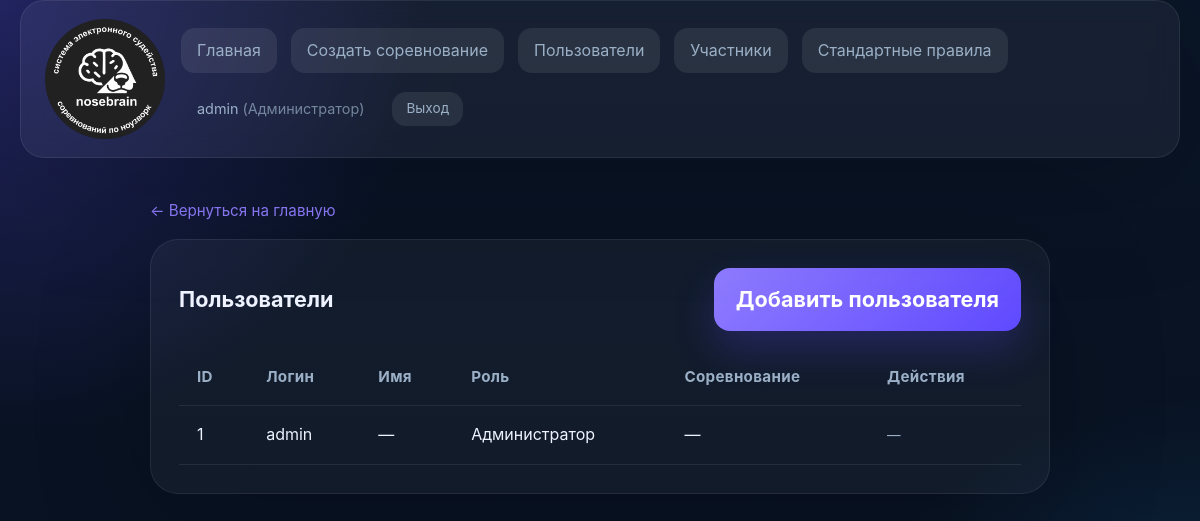
/users.php (signed in), run on the app's committed database.
### tables this page shows
CREATE TABLE users (
                id INTEGER PRIMARY KEY AUTOINCREMENT,
                username TEXT NOT NULL UNIQUE,
                password_hash TEXT NOT NULL,
                role TEXT NOT NULL,
                competition_id INTEGER,
                display_name TEXT,
                FOREIGN KEY (competition_id) REFERENCES competitions(id)
            );

### users.php (the view, shortened to what the rows shown need)
<?php
require_once __DIR__ . '/auth.php';
require_once __DIR__ . '/src/functions.php';
$dbManager = new DatabaseManager();
$service = new CompetitionService($dbManager);
$users = $service->getAllUsers();
$currentUser = getCurrentUser();
?>
<!DOCTYPE html>
<html lang="ru">
<head>
    <link rel="stylesheet" href="style.css">
</head>
<body>
<?php
$currentPage = 'manage_users';
require_once __DIR__ . '/header.php';
renderHeader($currentPage);
?>
<main class="page-shell">
    <div class="manage-container">
        <div class="section-panel">
            <h2 style="display: flex; justify-content: space-between; align-items: center;">
                Пользователи
                <button type="button" class="button" onclick="openModal('add-user-modal')">Добавить пользователя</button>
            </h2>
            <?php if (count($users) === 0): ?>
                <div class="empty-state">Пользователи не созданы.</div>
            <?php else: ?>
                <div class="table-wrapper" style="margin-top: 16px;">
                    <table class="table">
                        <thead>
                        <tr>
                            <th>ID</th>
                            <th>Логин</th>
                            <th>Имя</th>
                            <th>Роль</th>
                            <th>Соревнование</th>
                            <th>Действия</th>
                        </tr>
                        </thead>
                        <tbody>
                        <?php foreach ($users as $user): ?>
                            <tr>
                                <td><?= $user->getId() ?></td>
                                <td><?= escape($user->getUsername()) ?></td>
                                <td><?= escape($user->getDisplayName() ?? '—') ?></td>
                                <td><?= escape(User::getRoleLabel($user->getRole())) ?></td>
                                <td>
                                    <?php
                                    $competitionIds = $user->getCompetitionIds();
                                    if (!empty($competitionIds)) {
                                        $compNames = [];
                                        foreach ($competitionIds as $compId) {
                                            $comp = $service->getCompetitionById($compId);
                                            if ($comp) {
                                                $compNames[] = escape($comp->getName());
                                            }
                                        }
                                        echo implode(', ', $compNames);
                                    } else {
                                        echo '—';
                                    }
                                    ?>
                                </td>
                                <td>
                                    <?php
                                    $canEdit = in_array($user->getRole(), [User::ROLE_JUDGE, User::ROLE_SECRETARY], true);
                                    if ($canEdit && $user->getId() !== $currentUser['id']):
                                    ?>
                                        <button type="button" class="button button--secondary" style="padding: 6px 14px; font-size: 0.85rem;" onclick="openEditModal(<?= (int)$user->getId() ?>, <?= htmlspecialchars(json_encode([
                                            'id' => $user->getId(),
                                            'username' => $user->getUsername(),
                                            'displayName' => $user->getDisplayName(),
                                            'role' => $user->getRole(),
                                            'competitionIds' => $user->getCompetitionIds()
                                        ], JSON_UNESCAPED_UNICODE), ENT_QUOTES, 'UTF-8') ?>)">Редактировать</button>
                                        <form method="post" style="display:inline;" onsubmit="return confirm('Вы уверены, что хотите удалить пользователя?')">
                                            <input type="hidden" name="action" value="delete_user">
                                            <input type="hidden" name="user_id" value="<?= $user->getId() ?>">
                                            <button type="submit" class="button button--secondary" style="padding: 6px 14px; font-size: 0.85rem;">Удалить</button>
                                        </form>
                                    <?php else: ?>
                                        <span style="color: var(--text-muted); font-size: 0.85rem;">—</span>
                                    <?php endif; ?>
                                </td>
                            </tr>
                        <?php endforeach; ?>
                        </tbody>
                    </table>
                </div>
            <?php endif; ?>
        </div>
    </div>
</main>
</body>
</html>

### auth.php (shortened to what the rows shown need)
<?php
function getCurrentUser(): ?array
{
    return [
        'id' => $_SESSION['user_id'],
        'username' => $_SESSION['username'] ?? '',
        'role' => $_SESSION['role'] ?? '',
        'competition_id' => $_SESSION['competition_id'] ?? null,
        'competition_ids' => $_SESSION['competition_ids'] ?? [],
    ];
}
function renderUserInfo(): void
{
    $user = getCurrentUser();
    $roles = \NoseworkV2\User::getAvailableRoles();
    $roleLabel = $roles[$user['role']] ?? $user['role'];
    echo '<div style="display: flex; align-items: center; gap: 12px;">';
    echo '<a href="profile.php" style="color: var(--text-muted); font-size: 0.9rem; text-decoration: none; transition: color 0.2s ease;" onmouseover="this.style.color=\'var(--text)\'" onmouseout="this.style.color=\'var(--text-muted)\'">';
    echo htmlspecialchars($user['username'], ENT_QUOTES | ENT_HTML5, 'UTF-8');
    echo ' <span style="opacity: 0.7;">(' . htmlspecialchars($roleLabel, ENT_QUOTES | ENT_HTML5, 'UTF-8') . ')</span>';
    echo '</a>';
    echo '<a href="logout.php" class="button button--secondary" style="padding: 6px 14px; font-size: 0.85rem;">Выход</a>';
    echo '</div>';
}

### data on the page
users: username "admin", role "Администратор", id "1", display_name "—"

### other printed values
$link['label'] "Главная"
$link['label'] "Создать соревнование"
$link['label'] "Пользователи"
$link['label'] "Участники"
$link['label'] "Стандартные правила"
